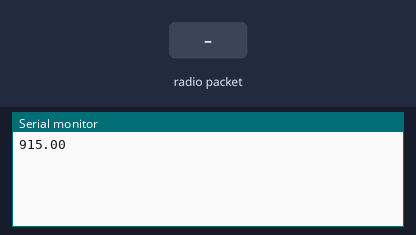
Simulated run of this sketch. Board: Arduino Uno, built with avr-gcc and run on an emulated ATmega328P. On the bench: the last lines printed to the serial monitor. The inputs (shaded band) are chosen by the test bench. No radio packets arrive unless stated.

Above: at 1.3 s.
1.4 s: radio packet "0" arrives
At 1.9 s:
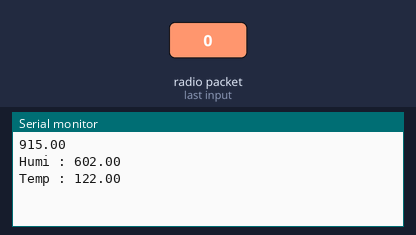
2.9 s: radio packet "1" arrives
At 4.2 s:
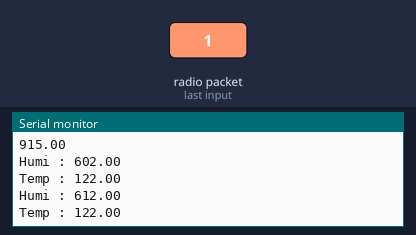

The sketch:

lora_server_code.ino
```cpp
#include <SPI.h>
#include <RH_RF95.h>

#include <TimerOne.h>

#define RFM95_CS 10
#define RFM95_RST 7
#define RFM95_INT 2

// Change to 434.0 or other frequency, must match RX's freq!
#define RF95_FREQ 915.0

// Singleton instance of the radio driver
RH_RF95 rf95(RFM95_CS, RFM95_INT);

int incomingByte;      // a variable to read incoming serial data into

String rf_send = "#";

//-------------------[_SETUP & INITIALIZE_]----------------------//
void setup()
{
  Timer1.initialize(250000); //1000000μs = 1s, 1000us = 0.001s, 1000us = 1ms
  Timer1.attachInterrupt(timerIsr);

  pinMode(RFM95_RST, OUTPUT);
  digitalWrite(RFM95_RST, HIGH);

  while (!Serial);
  Serial.begin(9600);
  delay(100);

  Serial.println("");

  // manual reset
  digitalWrite(RFM95_RST, LOW);
  delay(10);
  digitalWrite(RFM95_RST, HIGH);
  delay(10);

  while (!rf95.init()) {
    Serial.println("");
    while (1);
  }
  Serial.println("");

  // Defaults after init are 434.0MHz, modulation GFSK_Rb250Fd250, +13dbM
  if (!rf95.setFrequency(RF95_FREQ)) {
    Serial.println("");
    while (1);
  }
  Serial.print("");
  Serial.println(RF95_FREQ);

  // Defaults after init are 434.0MHz, 13dBm, Bw = 125 kHz, Cr = 4/5, Sf = 128chips/symbol, CRC on
  // The default transmitter power is 13dBm, using PA_BOOST.
  // If you are using RFM95/96/97/98 modules which uses the PA_BOOST transmitter pin, then
  // you can set transmitter powers from 5 to 23 dBm:

  rf95.setTxPower(23, false);


}

//-------------------[_LOOP & PROCESSING_]----------------------//
void loop()
{
  if (rf95.available())
  {
    uint8_t buf[RH_RF95_MAX_MESSAGE_LEN];
    uint8_t len = sizeof(buf);

    if (rf95.recv(buf, &len))
    {
      //RH_RF95::printBuffer("Received: ", buf, len);
      //Serial.print("Got: ");
      //Serial.println((char*)buf);
      //Serial.print("RSSI: ");
      //Serial.println(rf95.lastRssi(), DEC);

      // Send a reply --> 클라이언트로 데이터 수신에 대한 확답을 보낸다.
      delay(10);
      rf95.send((uint8_t*)rf_send.c_str(), rf_send.length()+1);
      delay(10);
      rf95.waitPacketSent();
      //Serial.println("Sent a reply");

//--------------------------------------------------------
      // 받은 데이터 처리 부분
      // buf에 있는 아스키값을 float형으로 변환하여 humi, temp변수에 저장한다.

      uint16_t humiBuf;
      uint16_t tempBuf;
      float humi;
      float temp;

      humiBuf = (buf[0] - 0x30) * 1000;
      humiBuf += (buf[1] - 0x30) * 100;
      humiBuf += (buf[3] - 0x30) * 10;
      humiBuf += (buf[4] - 0x30);

      tempBuf = (buf[0+5] - 0x30) * 1000;
      tempBuf += (buf[1+5] - 0x30) * 100;
      tempBuf += (buf[3+5] - 0x30) * 10;
      tempBuf += (buf[4+5] - 0x30);

      humi = (float)(humiBuf / 100);
      temp = (float)(tempBuf / 100);

      Serial.print("Humi : ");
      Serial.println(humi);
      Serial.print("Temp : ");
      Serial.println(temp);


    }
    else
    {
      Serial.println("Receive failed");
    }
  }
}

void timerIsr(){
  if (Serial.available() > 0)
  {
    incomingByte = Serial.read();
    if (incomingByte == '0') {
      rf_send = "0";
    }
    if (incomingByte == '1') {
      rf_send = "1";
    }
    if (incomingByte == '2') {
      rf_send = "2";
    }
    if (incomingByte == '3') {
      rf_send = "3";
    }
    if (incomingByte == '4') {
      rf_send = "4";
    }
    if (incomingByte == '5') {
      rf_send = "5";
    }
  }
}
```

Measured:
- after the input at 1.4 s, the serial monitor: prints a new line after 0.08 s (image 1)
- after the input at 2.9 s, the serial monitor: prints a new line after 0.08 s (image 2)
